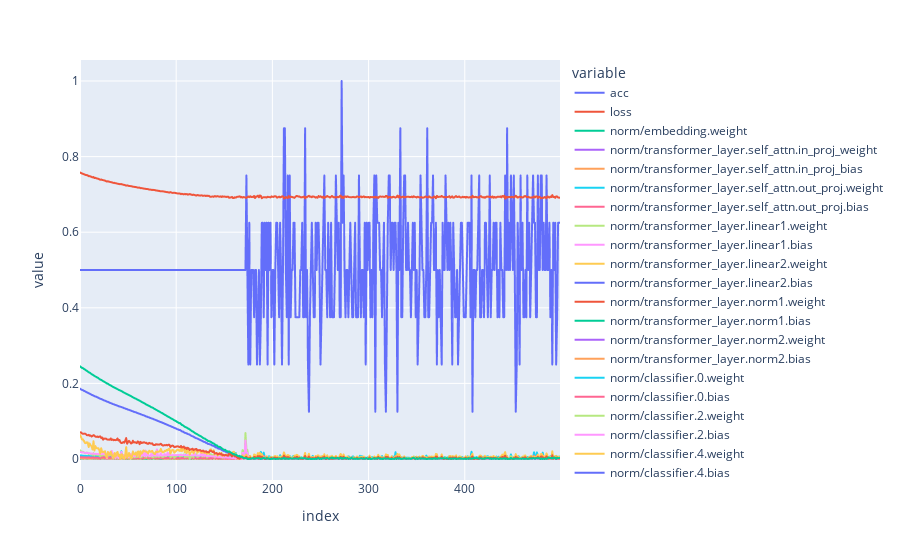

Notebook code cell kept with this figure:
### Code cell
import plotly.express as px

fig = px.scatter(res)
fig.update_traces(mode='lines')
fig.show()

### Figure 1 — Plotly figure (JSON) as saved in the notebook; plotly's stock layout.template omitted (floating-point values rounded to 4 significant figures; data arrays with more than 128 entries replaced by an {"elided": "..."} marker saying what was removed)
{"data": [{"hovertemplate": "variable=acc<br>index=%{x}<br>value=%{y}<extra></extra>", "legendgroup": "acc", "marker": {"color": "#636efa", "symbol": "circle"}, "mode": "lines", "name": "acc", "showlegend": true, "type": "scattergl", "x": {"elided": "500 int values"}, "xaxis": "x", "y": {"elided": "500 float values"}, "yaxis": "y"}, {"hovertemplate": "variable=loss<br>index=%{x}<br>value=%{y}<extra></extra>", "legendgroup": "loss", "marker": {"color": "#EF553B", "symbol": "circle"}, "mode": "lines", "name": "loss", "showlegend": true, "type": "scattergl", "x": {"elided": "500 int values"}, "xaxis": "x", "y": {"elided": "500 float values"}, "yaxis": "y"}, {"hovertemplate": "variable=norm/embedding.weight<br>index=%{x}<br>value=%{y}<extra></extra>", "legendgroup": "norm/embedding.weight", "marker": {"color": "#00cc96", "symbol": "circle"}, "mode": "lines", "name": "norm/embedding.weight", "showlegend": true, "type": "scattergl", "x": {"elided": "500 int values"}, "xaxis": "x", "y": {"elided": "500 float values"}, "yaxis": "y"}, {"hovertemplate": "variable=norm/transformer_layer.self_attn.in_proj_weight<br>index=%{x}<br>value=%{y}<extra></extra>", "legendgroup": "norm/transformer_layer.self_attn.in_proj_weight", "marker": {"color": "#ab63fa", "symbol": "circle"}, "mode": "lines", "name": "norm/transformer_layer.self_attn.in_proj_weight", "showlegend": true, "type": "scattergl", "x": {"elided": "500 int values"}, "xaxis": "x", "y": {"elided": "500 float values"}, "yaxis": "y"}, {"hovertemplate": "variable=norm/transformer_layer.self_attn.in_proj_bias<br>index=%{x}<br>value=%{y}<extra></extra>", "legendgroup": "norm/transformer_layer.self_attn.in_proj_bias", "marker": {"color": "#FFA15A", "symbol": "circle"}, "mode": "lines", "name": "norm/transformer_layer.self_attn.in_proj_bias", "showlegend": true, "type": "scattergl", "x": {"elided": "500 int values"}, "xaxis": "x", "y": {"elided": "500 float values"}, "yaxis": "y"}, {"hovertemplate": "variable=norm/transformer_layer.self_attn.out_proj.weight<br>index=%{x}<br>value=%{y}<extra></extra>", "legendgroup": "norm/transformer_layer.self_attn.out_proj.weight", "marker": {"color": "#19d3f3", "symbol": "circle"}, "mode": "lines", "name": "norm/transformer_layer.self_attn.out_proj.weight", "showlegend": true, "type": "scattergl", "x": {"elided": "500 int values"}, "xaxis": "x", "y": {"elided": "500 float values"}, "yaxis": "y"}, {"hovertemplate": "variable=norm/transformer_layer.self_attn.out_proj.bias<br>index=%{x}<br>value=%{y}<extra></extra>", "legendgroup": "norm/transformer_layer.self_attn.out_proj.bias", "marker": {"color": "#FF6692", "symbol": "circle"}, "mode": "lines", "name": "norm/transformer_layer.self_attn.out_proj.bias", "showlegend": true, "type": "scattergl", "x": {"elided": "500 int values"}, "xaxis": "x", "y": {"elided": "500 float values"}, "yaxis": "y"}, {"hovertemplate": "variable=norm/transformer_layer.linear1.weight<br>index=%{x}<br>value=%{y}<extra></extra>", "legendgroup": "norm/transformer_layer.linear1.weight", "marker": {"color": "#B6E880", "symbol": "circle"}, "mode": "lines", "name": "norm/transformer_layer.linear1.weight", "showlegend": true, "type": "scattergl", "x": {"elided": "500 int values"}, "xaxis": "x", "y": {"elided": "500 float values"}, "yaxis": "y"}, {"hovertemplate": "variable=norm/transformer_layer.linear1.bias<br>index=%{x}<br>value=%{y}<extra></extra>", "legendgroup": "norm/transformer_layer.linear1.bias", "marker": {"color": "#FF97FF", "symbol": "circle"}, "mode": "lines", "name": "norm/transformer_layer.linear1.bias", "showlegend": true, "type": "scattergl", "x": {"elided": "500 int values"}, "xaxis": "x", "y": {"elided": "500 float values"}, "yaxis": "y"}, {"hovertemplate": "variable=norm/transformer_layer.linear2.weight<br>index=%{x}<br>value=%{y}<extra></extra>", "legendgroup": "norm/transformer_layer.linear2.weight", "marker": {"color": "#FECB52", "symbol": "circle"}, "mode": "lines", "name": "norm/transformer_layer.linear2.weight", "showlegend": true, "type": "scattergl", "x": {"elided": "500 int values"}, "xaxis": "x", "y": {"elided": "500 float values"}, "yaxis": "y"}, {"hovertemplate": "variable=norm/transformer_layer.linear2.bias<br>index=%{x}<br>value=%{y}<extra></extra>", "legendgroup": "norm/transformer_layer.linear2.bias", "marker": {"color": "#636efa", "symbol": "circle"}, "mode": "lines", "name": "norm/transformer_layer.linear2.bias", "showlegend": true, "type": "scattergl", "x": {"elided": "500 int values"}, "xaxis": "x", "y": {"elided": "500 float values"}, "yaxis": "y"}, {"hovertemplate": "variable=norm/transformer_layer.norm1.weight<br>index=%{x}<br>value=%{y}<extra></extra>", "legendgroup": "norm/transformer_layer.norm1.weight", "marker": {"color": "#EF553B", "symbol": "circle"}, "mode": "lines", "name": "norm/transformer_layer.norm1.weight", "showlegend": true, "type": "scattergl", "x": {"elided": "500 int values"}, "xaxis": "x", "y": {"elided": "500 float values"}, "yaxis": "y"}, {"hovertemplate": "variable=norm/transformer_layer.norm1.bias<br>index=%{x}<br>value=%{y}<extra></extra>", "legendgroup": "norm/transformer_layer.norm1.bias", "marker": {"color": "#00cc96", "symbol": "circle"}, "mode": "lines", "name": "norm/transformer_layer.norm1.bias", "showlegend": true, "type": "scattergl", "x": {"elided": "500 int values"}, "xaxis": "x", "y": {"elided": "500 float values"}, "yaxis": "y"}, {"hovertemplate": "variable=norm/transformer_layer.norm2.weight<br>index=%{x}<br>value=%{y}<extra></extra>", "legendgroup": "norm/transformer_layer.norm2.weight", "marker": {"color": "#ab63fa", "symbol": "circle"}, "mode": "lines", "name": "norm/transformer_layer.norm2.weight", "showlegend": true, "type": "scattergl", "x": {"elided": "500 int values"}, "xaxis": "x", "y": {"elided": "500 float values"}, "yaxis": "y"}, {"hovertemplate": "variable=norm/transformer_layer.norm2.bias<br>index=%{x}<br>value=%{y}<extra></extra>", "legendgroup": "norm/transformer_layer.norm2.bias", "marker": {"color": "#FFA15A", "symbol": "circle"}, "mode": "lines", "name": "norm/transformer_layer.norm2.bias", "showlegend": true, "type": "scattergl", "x": {"elided": "500 int values"}, "xaxis": "x", "y": {"elided": "500 float values"}, "yaxis": "y"}, {"hovertemplate": "variable=norm/classifier.0.weight<br>index=%{x}<br>value=%{y}<extra></extra>", "legendgroup": "norm/classifier.0.weight", "marker": {"color": "#19d3f3", "symbol": "circle"}, "mode": "lines", "name": "norm/classifier.0.weight", "showlegend": true, "type": "scattergl", "x": {"elided": "500 int values"}, "xaxis": "x", "y": {"elided": "500 float values"}, "yaxis": "y"}, {"hovertemplate": "variable=norm/classifier.0.bias<br>index=%{x}<br>value=%{y}<extra></extra>", "legendgroup": "norm/classifier.0.bias", "marker": {"color": "#FF6692", "symbol": "circle"}, "mode": "lines", "name": "norm/classifier.0.bias", "showlegend": true, "type": "scattergl", "x": {"elided": "500 int values"}, "xaxis": "x", "y": {"elided": "500 float values"}, "yaxis": "y"}, {"hovertemplate": "variable=norm/classifier.2.weight<br>index=%{x}<br>value=%{y}<extra></extra>", "legendgroup": "norm/classifier.2.weight", "marker": {"color": "#B6E880", "symbol": "circle"}, "mode": "lines", "name": "norm/classifier.2.weight", "showlegend": true, "type": "scattergl", "x": {"elided": "500 int values"}, "xaxis": "x", "y": {"elided": "500 float values"}, "yaxis": "y"}, {"hovertemplate": "variable=norm/classifier.2.bias<br>index=%{x}<br>value=%{y}<extra></extra>", "legendgroup": "norm/classifier.2.bias", "marker": {"color": "#FF97FF", "symbol": "circle"}, "mode": "lines", "name": "norm/classifier.2.bias", "showlegend": true, "type": "scattergl", "x": {"elided": "500 int values"}, "xaxis": "x", "y": {"elided": "500 float values"}, "yaxis": "y"}, {"hovertemplate": "variable=norm/classifier.4.weight<br>index=%{x}<br>value=%{y}<extra></extra>", "legendgroup": "norm/classifier.4.weight", "marker": {"color": "#FECB52", "symbol": "circle"}, "mode": "lines", "name": "norm/classifier.4.weight", "showlegend": true, "type": "scattergl", "x": {"elided": "500 int values"}, "xaxis": "x", "y": {"elided": "500 float values"}, "yaxis": "y"}, {"hovertemplate": "variable=norm/classifier.4.bias<br>index=%{x}<br>value=%{y}<extra></extra>", "legendgroup": "norm/classifier.4.bias", "marker": {"color": "#636efa", "symbol": "circle"}, "mode": "lines", "name": "norm/classifier.4.bias", "showlegend": true, "type": "scattergl", "x": {"elided": "500 int values"}, "xaxis": "x", "y": {"elided": "500 float values"}, "yaxis": "y"}, {"hovertemplate": "variable=norm/classifier.6.weight<br>index=%{x}<br>value=%{y}<extra></extra>", "legendgroup": "norm/classifier.6.weight", "marker": {"color": "#EF553B", "symbol": "circle"}, "mode": "lines", "name": "norm/classifier.6.weight", "showlegend": true, "type": "scattergl", "x": {"elided": "500 int values"}, "xaxis": "x", "y": {"elided": "500 float values"}, "yaxis": "y"}, {"hovertemplate": "variable=norm/classifier.6.bias<br>index=%{x}<br>value=%{y}<extra></extra>", "legendgroup": "norm/classifier.6.bias", "marker": {"color": "#00cc96", "symbol": "circle"}, "mode": "lines", "name": "norm/classifier.6.bias", "showlegend": true, "type": "scattergl", "x": {"elided": "500 int values"}, "xaxis": "x", "y": {"elided": "500 float values"}, "yaxis": "y"}], "layout": {"legend": {"title": {"text": "variable"}, "tracegroupgap": 0}, "margin": {"t": 60}, "xaxis": {"anchor": "y", "domain": [0, 1], "title": {"text": "index"}}, "yaxis": {"anchor": "x", "domain": [0, 1], "title": {"text": "value"}}}}
